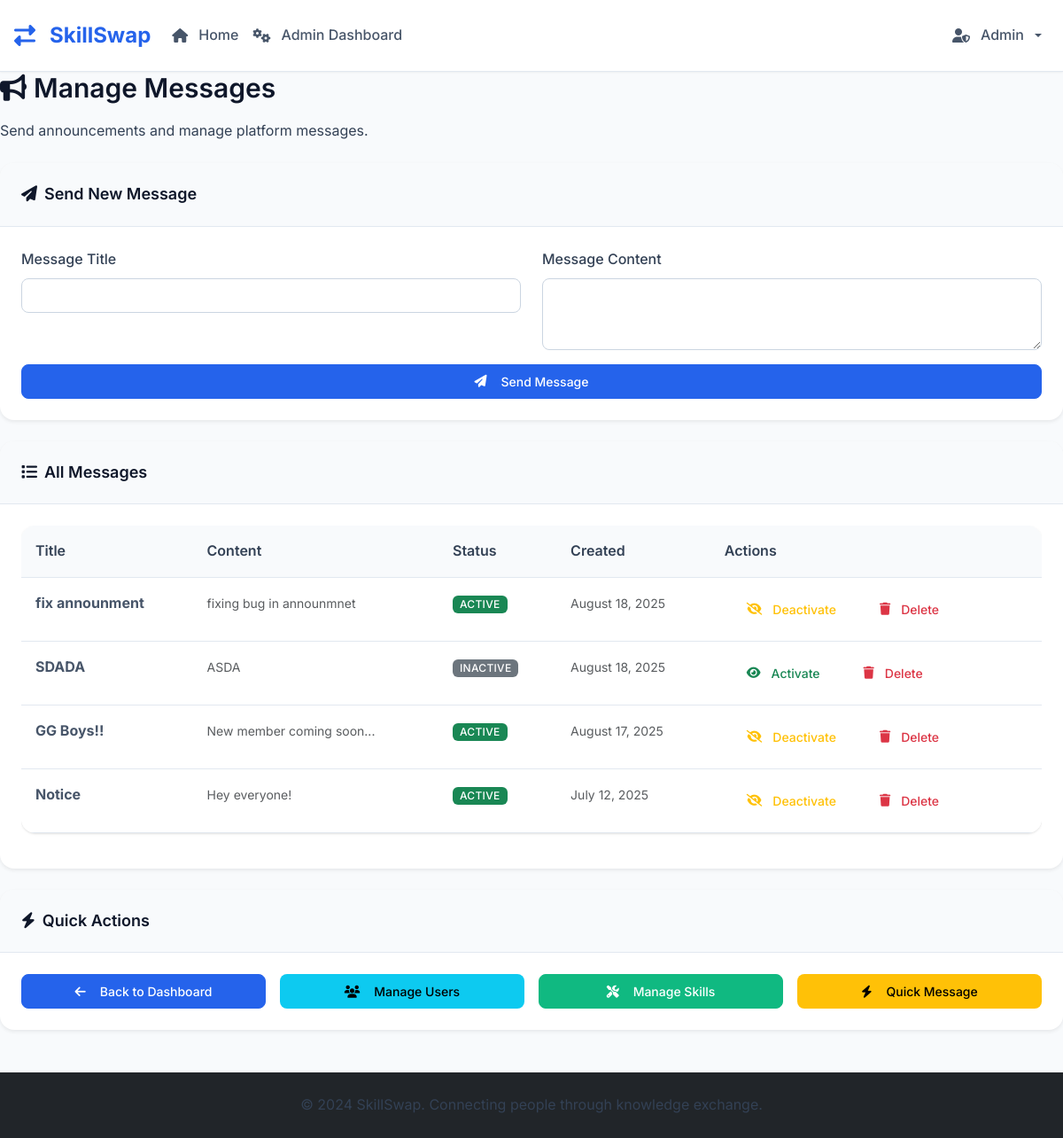
The app's page /admin/messages (signed in), older data.
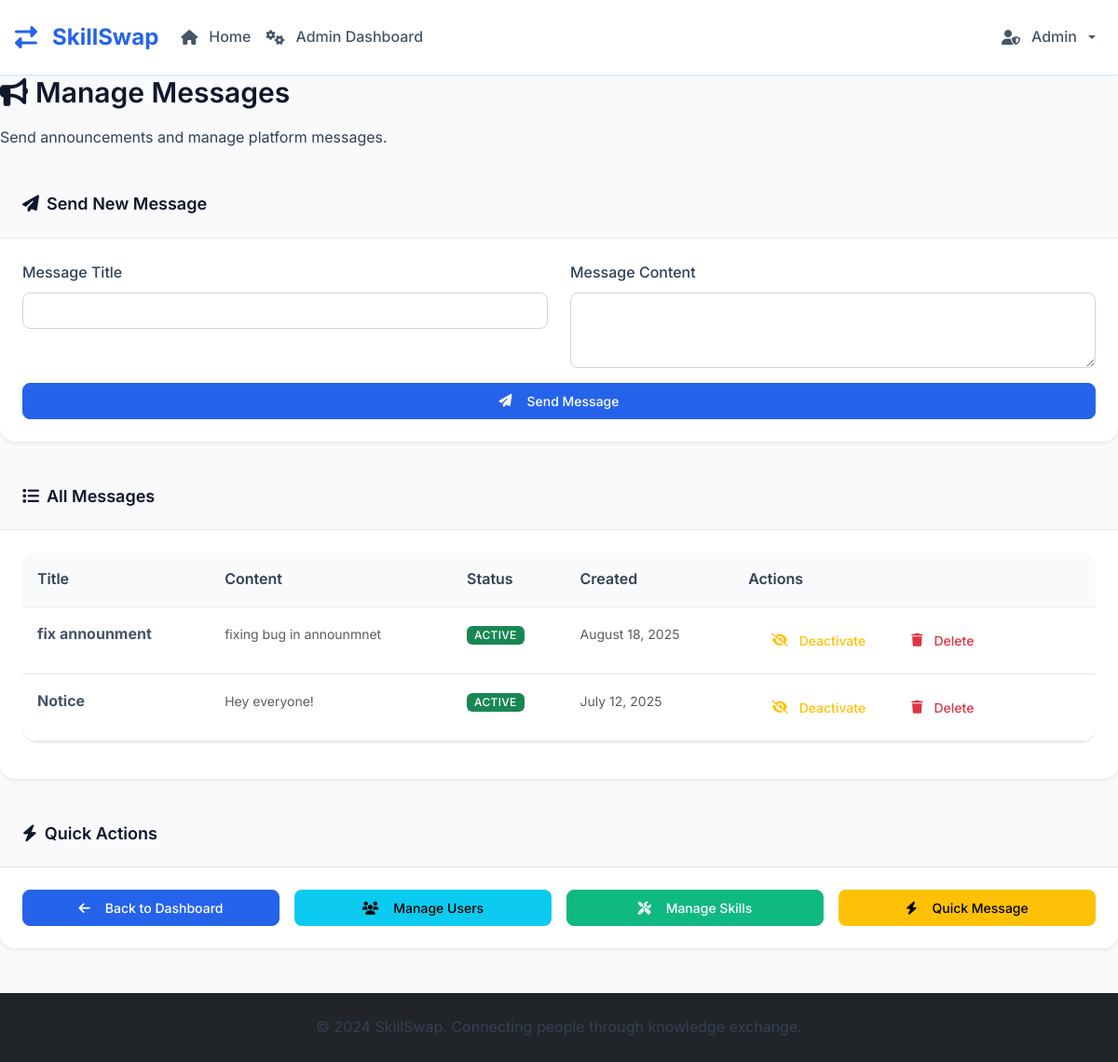
The same page, newer data.
### tables this page shows
CREATE TABLE messages (
            id INTEGER PRIMARY KEY AUTOINCREMENT,
            title TEXT NOT NULL,
            content TEXT NOT NULL,
            is_active INTEGER DEFAULT 1,
            created_at TIMESTAMP DEFAULT CURRENT_TIMESTAMP
        );

### skill_swap_app.py (the view)
@app.route('/admin/messages')
@admin_required
def admin_messages():
    conn = get_db()
    messages = conn.execute('SELECT * FROM messages ORDER BY created_at DESC').fetchall()
    conn.close()
    messages = convert_rows_datetimes(messages)
    return render_template('admin_messages.html', messages=messages)

### skill_swap_app.py (called while the page is built)
def parse_datetime(timestamp_str):
    if timestamp_str is None:
        return None
    try:
        if 'T' in timestamp_str:
            return datetime.fromisoformat(timestamp_str.replace('Z', '+00:00'))
        else:
            return datetime.strptime(timestamp_str, '%Y-%m-%d %H:%M:%S')
    except:
        return None

def convert_row_datetimes(row):
    if row is None:
        return None
    if hasattr(row, 'keys'):
        row_dict = dict(row)
    else:
        row_dict = row
    timestamp_fields = ['created_at', 'updated_at']
    for field in timestamp_fields:
        if field in row_dict and row_dict[field]:
            row_dict[field] = parse_datetime(row_dict[field])
    return row_dict

def convert_rows_datetimes(rows):
    if not rows:
        return []
    return [convert_row_datetimes(row) for row in rows]

def get_db():
    conn = sqlite3.connect('skill_swap.db')
    conn.row_factory = sqlite3.Row
    return conn

def admin_required(f):
    from functools import wraps
    @wraps(f)
    def decorated_function(*args, **kwargs):
        if 'user_id' not in session:
            flash('Please log in to access this page.', 'error')
            return redirect(url_for('login'))
        conn = get_db()
        user = conn.execute('SELECT is_admin FROM users WHERE id = ?', (session['user_id'],)).fetchone()
        conn.close()
        if not user or not user['is_admin']:
            flash('Access denied. Admin privileges required.', 'error')
            return redirect(url_for('dashboard'))
        return f(*args, **kwargs)
    return decorated_function

@app.context_processor
def inject_unread_notifications():
    if 'user_id' in session:
        conn = get_db()
        unread_count = conn.execute('''
            SELECT COUNT(*) as count FROM notifications
            WHERE user_id = ? AND is_read = 0
        ''', (session['user_id'],)).fetchone()['count']
        conn.close()
        return {'unread_notifications': unread_count}
    return {'unread_notifications': 0}

### templates/admin_messages.html (shortened to what this page needs)
{% extends "base.html" %}
{% block content %}
<div class="row mb-4">
    <div class="col-12">
        <div class="admin-stats">
            <h2 class="mb-3">
                <i class="fas fa-bullhorn me-2"></i>Manage Messages
            </h2>
            <p class="mb-0">Send announcements and manage platform messages.</p>
        </div>
    </div>
</div>
<div class="row mb-4">
    <div class="col-12">
        <div class="card border-0 shadow-sm">
            <div class="card-header">
                <h5 class="mb-0">
                    <i class="fas fa-paper-plane me-2"></i>Send New Message
                </h5>
            </div>
            <div class="card-body">
                <form method="POST" action="{{ url_for('send_message') }}">
                    <div class="row">
                        <div class="col-md-6 mb-3">
                            <label for="title" class="form-label">Message Title</label>
                            <input type="text" class="form-control" id="title" name="title" required>
                        </div>
                        <div class="col-md-6 mb-3">
                            <label for="content" class="form-label">Message Content</label>
                            <textarea class="form-control" id="content" name="content" rows="3" required></textarea>
                        </div>
                    </div>
                    <div class="d-grid">
                        <button type="submit" class="btn btn-primary">
                            <i class="fas fa-paper-plane me-2"></i>Send Message
                        </button>
                    </div>
                </form>
            </div>
        </div>
    </div>
</div>
<div class="row">
    <div class="col-12">
        <div class="card border-0 shadow-sm">
            <div class="card-header">
                <h5 class="mb-0">
                    <i class="fas fa-list me-2"></i>All Messages
                </h5>
            </div>
            <div class="card-body">
                {% if messages %}
                    <div class="table-responsive">
                        <table class="table table-hover">
                            <thead>
                                <tr>
                                    <th>Title</th>
                                    <th>Content</th>
                                    <th>Status</th>
                                    <th>Created</th>
                                    <th>Actions</th>
                                </tr>
                            </thead>
                            <tbody>
                                {% for message in messages %}
                                <tr>
                                    <td>
                                        <strong>{{ message.title }}</strong>
                                    </td>
                                    <td>
                                        <small class="text-muted">
                                            {{ message.content[:100] }}{% if message.content|length > 100 %}...{% endif %}
                                        </small>
                                    </td>
                                    <td>
                                        {% if message.is_active %}
                                            <span class="badge bg-success">Active</span>
                                        {% else %}
                                            <span class="badge bg-secondary">Inactive</span>
                                        {% endif %}
                                    </td>
                                    <td>
                                        <small class="text-muted">
                                            {% if message.created_at %}
                                                {{ message.created_at.strftime('%B %d, %Y') }}
                                            {% else %}
                                                Unknown
                                            {% endif %}
                                        </small>
                                    </td>
                                    <td>
                                        <div class="btn-group btn-group-sm" role="group">
                                            {% if message.is_active %}
                                                <a href="{{ url_for('toggle_message', message_id=message.id) }}"
                                                   class="btn btn-outline-warning admin-action-btn"
                                                   data-action="deactivate" data-target="message">
                                                    <i class="fas fa-eye-slash me-1"></i>Deactivate
                                                </a>
                                            {% else %}
                                                <a href="{{ url_for('toggle_message', message_id=message.id) }}"
                                                   class="btn btn-outline-success admin-action-btn"
                                                   data-action="activate" data-target="message">
                                                    <i class="fas fa-eye me-1"></i>Activate
                                                </a>
                                            {% endif %}
                                            <a href="{{ url_for('delete_message', message_id=message.id) }}"
                                               class="btn btn-outline-danger admin-action-btn"
                                               data-action="delete" data-target="message"
                                               onclick="return confirm('Are you sure you want to delete this message? This action cannot be undone.')">
                                                <i class="fas fa-trash me-1"></i>Delete
                                            </a>
                                        </div>
                                    </td>
                                </tr>
                                {% endfor %}
                            </tbody>
                        </table>
                    </div>
                {% else %}
                    <div class="text-center text-muted py-4">
                        <i class="fas fa-bullhorn fa-3x mb-3"></i>
                        <p>No messages found</p>
                    </div>
                {% endif %}
            </div>
        </div>
    </div>
</div>
<div class="row mt-4">
    <div class="col-12">
        <div class="card border-0 shadow-sm">
            <div class="card-header">
                <h5 class="mb-0">
                    <i class="fas fa-bolt me-2"></i>Quick Actions
                </h5>
            </div>
            <div class="card-body">
                <div class="row g-3">
                    <div class="col-md-3">
                        <a href="{{ url_for('admin_dashboard') }}" class="btn btn-primary w-100">
                            <i class="fas fa-arrow-left me-2"></i>Back to Dashboard
                        </a>
                    </div>
                    <div class="col-md-3">
                        <a href="{{ url_for('admin_users') }}" class="btn btn-info w-100">
                            <i class="fas fa-users me-2"></i>Manage Users
                        </a>
                    </div>
                    <div class="col-md-3">
                        <a href="{{ url_for('admin_skills') }}" class="btn btn-success w-100">
                            <i class="fas fa-tools me-2"></i>Manage Skills
                        </a>
                    </div>
                    <div class="col-md-3">
                        <button class="btn btn-warning w-100" onclick="sendQuickMessage()">
                            <i class="fas fa-bolt me-2"></i>Quick Message
                        </button>
                    </div>
                </div>
            </div>
        </div>
    </div>
</div>
{% endblock %}

### templates/base.html (shortened to what this page needs)
<!DOCTYPE html>
<html lang="en">
<head>
    <link href="https://cdn.jsdelivr.net/npm/bootstrap@5.3.0/dist/css/bootstrap.min.css" rel="stylesheet">
    <link href="https://cdnjs.cloudflare.com/ajax/libs/font-awesome/6.4.0/css/all.min.css" rel="stylesheet">
    <link href="{{ url_for('static', filename='css/style.css') }}" rel="stylesheet">
</head>
<body>
    <nav class="navbar navbar-expand-lg">
        <div class="container">
            <a class="navbar-brand" href="{{ url_for('index') }}">
                <i class="fas fa-exchange-alt me-2"></i>SkillSwap
            </a>
            <div class="collapse navbar-collapse" id="navbarNav">
                <ul class="navbar-nav me-auto">
                    <li class="nav-item">
                        <a class="nav-link" href="{{ url_for('index') }}">
                            <i class="fas fa-home me-1"></i>Home
                        </a>
                    </li>
                    {% if session.user_id and session.is_admin %}
                    <li class="nav-item">
                        <a class="nav-link" href="{{ url_for('admin_dashboard') }}">
                            <i class="fas fa-cogs me-1"></i>Admin Dashboard
                        </a>
                    </li>
                    {% endif %}
                </ul>
                <ul class="navbar-nav">
                    {% if session.user_id and session.is_admin %}
                    <li class="nav-item dropdown">
                        <a class="nav-link dropdown-toggle" href="#" id="navbarDropdown" role="button" data-bs-toggle="dropdown">
                            <i class="fas fa-user-shield me-1"></i>Admin
                        </a>
                    </li>
                    {% endif %}
                </ul>
            </div>
        </div>
    </nav>
    <main>
        {% block content %}{% endblock %}
    </main>
    <footer class="bg-dark text-light text-center py-4 mt-5">
        <div class="container">
            <p class="mb-0">
                &copy; 2024 SkillSwap. Connecting people through knowledge exchange.
            </p>
        </div>
    </footer>
</body>
</html>

Row changes from the older to the newer data that the page shows:
removed messages: title "SDADA", content "ASDA", is_active "INACTIVE", created_at "August 18, 2025"
removed messages: title "GG Boys!!", content "New member coming soon...", is_active "ACTIVE", created_at "August 17, 2025"
